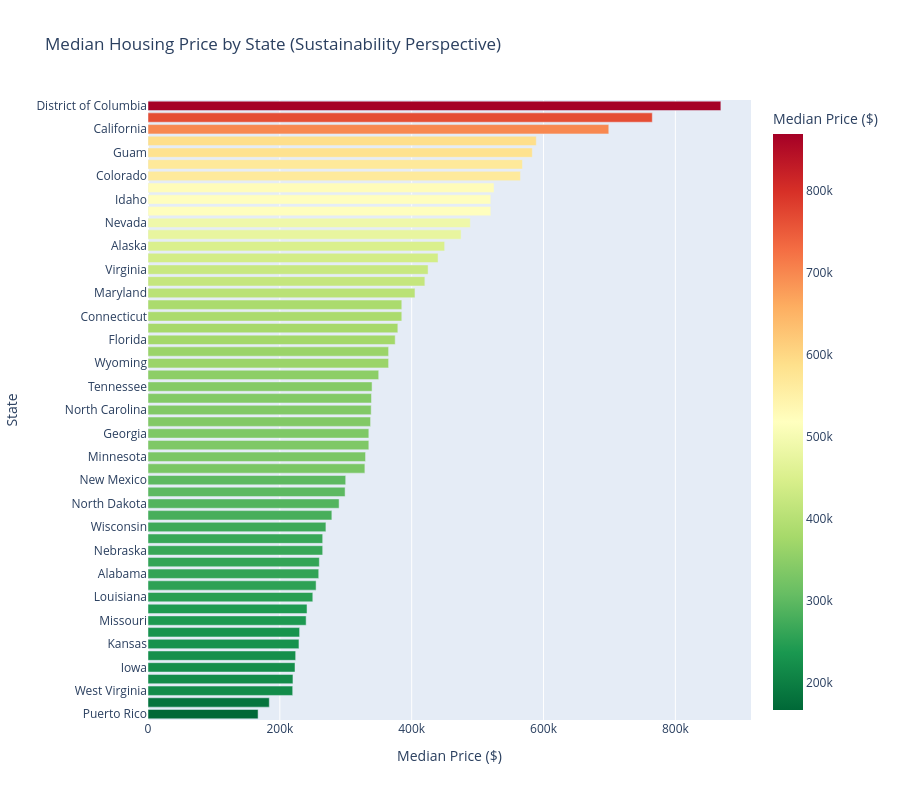

Write notebook code for a chart like this one.
### Code cell
# State-level analysis - Median prices by state
state_stats = df_clean.groupby('state').agg(
    median_price=('price', 'median'),
    mean_price=('price', 'mean'),
    median_size=('house_size', 'median'),
    median_lot=('acre_lot', 'median'),
    count=('price', 'count')
).reset_index()

state_stats = state_stats[state_stats['count'] >= 100]  # Only states with enough data
state_stats = state_stats.sort_values('median_price', ascending=True)

fig = px.bar(
    state_stats,
    x='median_price',
    y='state',
    orientation='h',
    title='Median Housing Price by State (Sustainability Perspective)',
    labels={'median_price': 'Median Price ($)', 'state': 'State'},
    color='median_price',
    color_continuous_scale='RdYlGn_r',
    hover_data=['count', 'median_size', 'median_lot']
)
fig.update_layout(height=800, yaxis={'categoryorder': 'total ascending'})
fig.show()

### Figure 1 — Plotly figure (JSON) as saved in the notebook; plotly's stock layout.template omitted (floating-point values rounded to 4 significant figures; data arrays with more than 128 entries replaced by an {"elided": "..."} marker saying what was removed)
{"data": [{"customdata": {"elided": "53x3 float values"}, "hovertemplate": "Median Price ($)=%{marker.color}<br>State=%{y}<br>count=%{customdata[0]}<br>median_size=%{customdata[1]}<br>median_lot=%{customdata[2]}<extra></extra>", "legendgroup": "", "marker": {"color": [167000.0, 184000.0, 219500.0, 219900.0, 223000.0, 224000.0, 229000.0, 230000.0, 239900.0, 241200.0, 250000.0, 255000.0, 259000.0, 259900.0, 265000.0, 265000.0, 269900.0, 278900.0, 289900.0, 299000.0, 299900.0, 329000.0, 330000.0, 335000.0, 335000.0, 337600.0, 338600.0, 339000.0, 339900.0, 350000.0, 365000.0, 365000.0, 375000.0, 379000.0, 385000.0, 385000.0, 405000.0, 420000.0, 424900.0, 440000.0, 450000.0, 475000.0, 489000.0, 520000.0, 520000.0, 524900.0, 565000.0, 568000.0, 583000.0, 589000.0, 699000.0, 765000.0, 869000.0], "coloraxis": "coloraxis", "pattern": {"shape": ""}}, "name": "", "orientation": "h", "showlegend": false, "textposition": "auto", "type": "bar", "x": [167000.0, 184000.0, 219500.0, 219900.0, 223000.0, 224000.0, 229000.0, 230000.0, 239900.0, 241200.0, 250000.0, 255000.0, 259000.0, 259900.0, 265000.0, 265000.0, 269900.0, 278900.0, 289900.0, 299000.0, 299900.0, 329000.0, 330000.0, 335000.0, 335000.0, 337600.0, 338600.0, 339000.0, 339900.0, 350000.0, 365000.0, 365000.0, 375000.0, 379000.0, 385000.0, 385000.0, 405000.0, 420000.0, 424900.0, 440000.0, 450000.0, 475000.0, 489000.0, 520000.0, 520000.0, 524900.0, 565000.0, 568000.0, 583000.0, 589000.0, 699000.0, 765000.0, 869000.0], "xaxis": "x", "y": ["Puerto Rico", "Ohio", "West Virginia", "Michigan", "Iowa", "Oklahoma", "Kansas", "Kentucky", "Missouri", "Mississippi", "Louisiana", "Indiana", "Alabama", "Arkansas", "Nebraska", "Pennsylvania", "Wisconsin", "Illinois", "North Dakota", "New York", "New Mexico", "South Dakota", "Minnesota", "Texas", "Georgia", "South Carolina", "North Carolina", "Maine", "Tennessee", "Delaware", "Wyoming", "Vermont", "Florida", "Rhode Island", "Connecticut", "New Jersey", "Maryland", "Arizona", "Virginia", "New Hampshire", "Alaska", "Montana", "Nevada", "Oregon", "Idaho", "Massachusetts", "Colorado", "Washington", "Guam", "Utah", "California", "Hawaii", "District of Columbia"], "yaxis": "y"}], "layout": {"barmode": "relative", "coloraxis": {"colorbar": {"title": {"text": "Median Price ($)"}}, "colorscale": [[0.0, "rgb(0,104,55)"], [0.1, "rgb(26,152,80)"], [0.2, "rgb(102,189,99)"], [0.3, "rgb(166,217,106)"], [0.4, "rgb(217,239,139)"], [0.5, "rgb(255,255,191)"], [0.6, "rgb(254,224,139)"], [0.7, "rgb(253,174,97)"], [0.8, "rgb(244,109,67)"], [0.9, "rgb(215,48,39)"], [1.0, "rgb(165,0,38)"]]}, "height": 800, "legend": {"tracegroupgap": 0}, "title": {"text": "Median Housing Price by State (Sustainability Perspective)"}, "xaxis": {"anchor": "y", "domain": [0.0, 1.0], "title": {"text": "Median Price ($)"}}, "yaxis": {"anchor": "x", "categoryorder": "total ascending", "domain": [0.0, 1.0], "title": {"text": "State"}}}}
